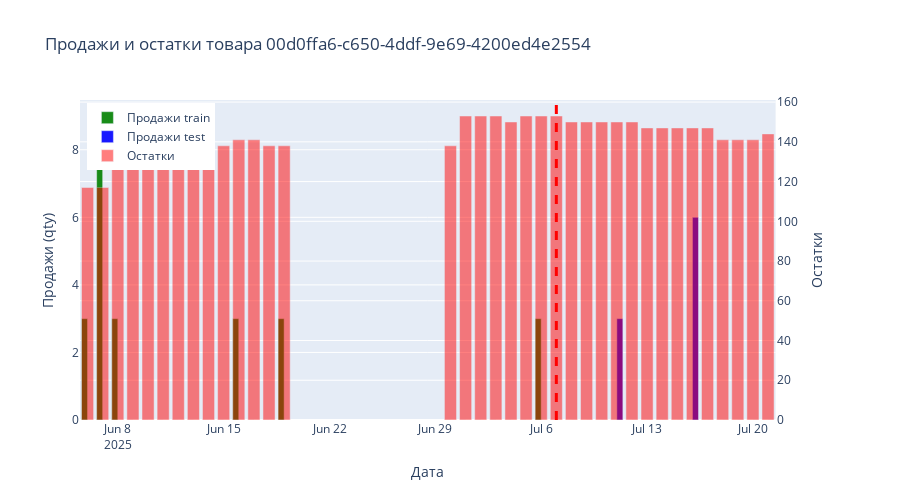

The cell this chart's notebook holds for it:
### Code cell
nm_id = df_test['nm_id'].unique()[3]
pr(nm_id)
